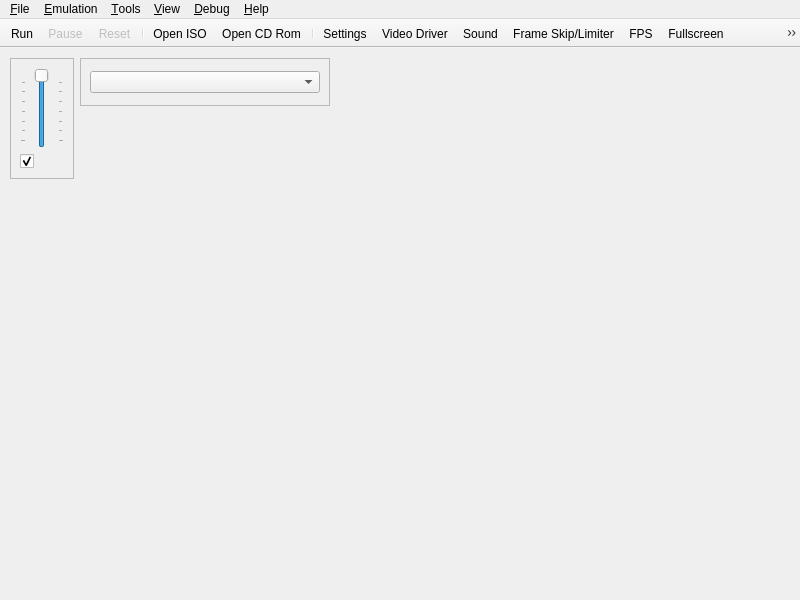
<?xml version="1.0" encoding="UTF-8"?>
<ui version="4.0">
 <class>UIYabause</class>
 <widget class="QMainWindow" name="UIYabause">
  <property name="geometry">
   <rect>
    <x>0</x>
    <y>0</y>
    <width>800</width>
    <height>600</height>
   </rect>
  </property>
  <property name="windowTitle">
   <string notr="true">Yaba Sanshiro</string>
  </property>
  <property name="windowIcon">
   <iconset>
    <normaloff>../../android/app/src/main/res/mipmap-xxxhdpi/ic_launcher.png</normaloff>../../android/app/src/main/res/mipmap-xxxhdpi/ic_launcher.png</iconset>
  </property>
  <property name="iconSize">
   <size>
    <width>16</width>
    <height>16</height>
   </size>
  </property>
  <widget class="QWidget" name="centralwidget">
   <widget class="QFrame" name="fSound">
    <property name="geometry">
     <rect>
      <x>10</x>
      <y>10</y>
      <width>64</width>
      <height>121</height>
     </rect>
    </property>
    <property name="sizePolicy">
     <sizepolicy hsizetype="Maximum" vsizetype="Fixed">
      <horstretch>0</horstretch>
      <verstretch>0</verstretch>
     </sizepolicy>
    </property>
    <property name="frameShape">
     <enum>QFrame::Shape::StyledPanel</enum>
    </property>
    <property name="frameShadow">
     <enum>QFrame::Shadow::Sunken</enum>
    </property>
    <layout class="QVBoxLayout">
     <item>
      <widget class="QSlider" name="sVolume">
       <property name="sizePolicy">
        <sizepolicy hsizetype="Expanding" vsizetype="Expanding">
         <horstretch>0</horstretch>
         <verstretch>0</verstretch>
        </sizepolicy>
       </property>
       <property name="toolTip">
        <string>Volume</string>
       </property>
       <property name="maximum">
        <number>100</number>
       </property>
       <property name="value">
        <number>100</number>
       </property>
       <property name="orientation">
        <enum>Qt::Orientation::Vertical</enum>
       </property>
       <property name="tickPosition">
        <enum>QSlider::TickPosition::TicksBothSides</enum>
       </property>
       <property name="tickInterval">
        <number>15</number>
       </property>
      </widget>
     </item>
     <item>
      <widget class="QCheckBox" name="cbSound">
       <property name="toolTip">
        <string>Mute/UnMute Sound</string>
       </property>
       <property name="icon">
        <iconset resource="../resources/resources.qrc">
         <normaloff>:/actions/sound.png</normaloff>:/actions/sound.png</iconset>
       </property>
       <property name="checked">
        <bool>true</bool>
       </property>
      </widget>
     </item>
    </layout>
   </widget>
   <widget class="QFrame" name="fVideoDriver">
    <property name="geometry">
     <rect>
      <x>80</x>
      <y>10</y>
      <width>250</width>
      <height>48</height>
     </rect>
    </property>
    <property name="sizePolicy">
     <sizepolicy hsizetype="Maximum" vsizetype="Fixed">
      <horstretch>0</horstretch>
      <verstretch>0</verstretch>
     </sizepolicy>
    </property>
    <property name="frameShape">
     <enum>QFrame::Shape::StyledPanel</enum>
    </property>
    <property name="frameShadow">
     <enum>QFrame::Shadow::Sunken</enum>
    </property>
    <layout class="QVBoxLayout">
     <item>
      <widget class="QComboBox" name="cbVideoDriver"/>
     </item>
    </layout>
   </widget>
  </widget>
  <widget class="QMenuBar" name="menubar">
   <property name="geometry">
    <rect>
     <x>0</x>
     <y>0</y>
     <width>640</width>
     <height>21</height>
    </rect>
   </property>
   <widget class="QMenu" name="mFile">
    <property name="title">
     <string>&amp;File</string>
    </property>
    <widget class="QMenu" name="mFileSaveState">
     <property name="title">
      <string>S&amp;ave State</string>
     </property>
     <property name="icon">
      <iconset resource="../resources/resources.qrc">
       <normaloff>:/actions/icons/actions/save_state.png</normaloff>:/actions/icons/actions/save_state.png</iconset>
     </property>
     <addaction name="actionTo_Cloud"/>
     <addaction name="separator"/>
     <addaction name="aFileSaveStateAs"/>
     <addaction name="separator"/>
     <addaction name="aFileSaveState0"/>
     <addaction name="aFileSaveState1"/>
     <addaction name="aFileSaveState2"/>
     <addaction name="aFileSaveState3"/>
     <addaction name="aFileSaveState4"/>
     <addaction name="aFileSaveState5"/>
     <addaction name="aFileSaveState6"/>
     <addaction name="aFileSaveState7"/>
     <addaction name="aFileSaveState8"/>
     <addaction name="aFileSaveState9"/>
    </widget>
    <widget class="QMenu" name="mFileLoadState">
     <property name="title">
      <string>L&amp;oad State</string>
     </property>
     <property name="icon">
      <iconset resource="../resources/resources.qrc">
       <normaloff>:/actions/icons/actions/load_state.png</normaloff>:/actions/icons/actions/load_state.png</iconset>
     </property>
     <addaction name="actionFrom_Cloud"/>
     <addaction name="separator"/>
     <addaction name="aFileLoadStateAs"/>
     <addaction name="separator"/>
     <addaction name="aFileLoadState0"/>
     <addaction name="aFileLoadState1"/>
     <addaction name="aFileLoadState2"/>
     <addaction name="aFileLoadState3"/>
     <addaction name="aFileLoadState4"/>
     <addaction name="aFileLoadState5"/>
     <addaction name="aFileLoadState6"/>
     <addaction name="aFileLoadState7"/>
     <addaction name="aFileLoadState8"/>
     <addaction name="aFileLoadState9"/>
    </widget>
    <addaction name="aFileSettings"/>
    <addaction name="separator"/>
    <addaction name="actionGame_Browser"/>
    <addaction name="aFileOpenISO"/>
    <addaction name="aFileOpenCDRom"/>
    <addaction name="aFileOpenSSF"/>
    <addaction name="actionOpen_Tray"/>
    <addaction name="separator"/>
    <addaction name="mFileSaveState"/>
    <addaction name="mFileLoadState"/>
    <addaction name="separator"/>
    <addaction name="aFileScreenshot"/>
    <addaction name="separator"/>
    <addaction name="aFileQuit"/>
    <addaction name="separator"/>
    <addaction name="aFileAndroid"/>
    <addaction name="aFileiOS"/>
   </widget>
   <widget class="QMenu" name="mView">
    <property name="title">
     <string>&amp;View</string>
    </property>
    <widget class="QMenu" name="mViewLayer">
     <property name="title">
      <string>&amp;Layer</string>
     </property>
     <property name="icon">
      <iconset resource="../resources/resources.qrc">
       <normaloff>:/actions/icons/actions/layer.png</normaloff>:/actions/icons/actions/layer.png</iconset>
     </property>
     <addaction name="aViewLayerVdp1"/>
     <addaction name="aViewLayerNBG0"/>
     <addaction name="aViewLayerNBG1"/>
     <addaction name="aViewLayerNBG2"/>
     <addaction name="aViewLayerNBG3"/>
     <addaction name="aViewLayerRBG0"/>
    </widget>
    <addaction name="aViewFPS"/>
    <addaction name="mViewLayer"/>
    <addaction name="aViewFullscreen"/>
    <addaction name="aViewLog"/>
   </widget>
   <widget class="QMenu" name="mViewDebug">
    <property name="enabled">
     <bool>true</bool>
    </property>
    <property name="title">
     <string>&amp;Debug</string>
    </property>
    <addaction name="aViewDebugMSH2"/>
    <addaction name="aViewDebugSSH2"/>
    <addaction name="aViewDebugVDP1"/>
    <addaction name="aViewDebugVDP2"/>
    <addaction name="aViewDebugM68K"/>
    <addaction name="aViewDebugSCUDSP"/>
    <addaction name="aViewDebugSCSP"/>
    <addaction name="aViewDebugSCSPChan"/>
    <addaction name="aViewDebugSCSPDSP"/>
    <addaction name="separator"/>
    <addaction name="aViewDebugMemoryEditor"/>
    <addaction name="separator"/>
    <addaction name="aTraceLogging"/>
   </widget>
   <widget class="QMenu" name="mHelp">
    <property name="title">
     <string>&amp;Help</string>
    </property>
    <addaction name="aHelpReport"/>
    <addaction name="aHelpCompatibilityList"/>
    <addaction name="aHelpAbout"/>
   </widget>
   <widget class="QMenu" name="mTools">
    <property name="title">
     <string>&amp;Tools</string>
    </property>
    <addaction name="actionOpen_web_interface"/>
    <addaction name="aToolsBackupManager"/>
    <addaction name="aToolsCheatsList"/>
    <addaction name="aToolsCheatSearch"/>
    <addaction name="aToolsTransfer"/>
   </widget>
   <widget class="QMenu" name="mEmulation">
    <property name="title">
     <string>&amp;Emulation</string>
    </property>
    <addaction name="aEmulationRun"/>
    <addaction name="aEmulationPause"/>
    <addaction name="aEmulationReset"/>
    <addaction name="separator"/>
    <addaction name="aEmulationFrameSkipLimiter"/>
    <addaction name="actionRecord"/>
    <addaction name="actionPlay"/>
   </widget>
   <addaction name="mFile"/>
   <addaction name="mEmulation"/>
   <addaction name="mTools"/>
   <addaction name="mView"/>
   <addaction name="mViewDebug"/>
   <addaction name="mHelp"/>
  </widget>
  <widget class="QToolBar" name="toolBar">
   <property name="windowTitle">
    <string>toolBar</string>
   </property>
   <property name="movable">
    <bool>false</bool>
   </property>
   <property name="iconSize">
    <size>
     <width>24</width>
     <height>24</height>
    </size>
   </property>
   <property name="floatable">
    <bool>true</bool>
   </property>
   <attribute name="toolBarArea">
    <enum>TopToolBarArea</enum>
   </attribute>
   <attribute name="toolBarBreak">
    <bool>false</bool>
   </attribute>
   <addaction name="aEmulationRun"/>
   <addaction name="aEmulationPause"/>
   <addaction name="aEmulationReset"/>
   <addaction name="separator"/>
   <addaction name="aFileOpenISO"/>
   <addaction name="aFileOpenCDRom"/>
   <addaction name="separator"/>
   <addaction name="aFileSettings"/>
   <addaction name="aVideoDriver"/>
   <addaction name="aSound"/>
   <addaction name="aEmulationFrameSkipLimiter"/>
   <addaction name="aViewFPS"/>
   <addaction name="aViewFullscreen"/>
   <addaction name="aFileScreenshot"/>
   <addaction name="separator"/>
   <addaction name="aToolsBackupManager"/>
   <addaction name="aToolsCheatsList"/>
   <addaction name="separator"/>
   <addaction name="aFileQuit"/>
   <addaction name="aHelpAbout"/>
   <addaction name="actionAndroid"/>
   <addaction name="actioniOS"/>
  </widget>
  <action name="aFileQuit">
   <property name="icon">
    <iconset resource="../resources/resources.qrc">
     <normaloff>:/actions/icons/actions/quit.png</normaloff>:/actions/icons/actions/quit.png</iconset>
   </property>
   <property name="text">
    <string>&amp;Quit</string>
   </property>
   <property name="shortcut">
    <string>Ctrl+Q</string>
   </property>
  </action>
  <action name="aYabauseStart">
   <property name="text">
    <string>Start</string>
   </property>
  </action>
  <action name="aYabauseStop">
   <property name="text">
    <string>Stop</string>
   </property>
  </action>
  <action name="aFileSettings">
   <property name="icon">
    <iconset resource="../resources/resources.qrc">
     <normaloff>:/actions/icons/actions/settings.png</normaloff>:/actions/icons/actions/settings.png</iconset>
   </property>
   <property name="text">
    <string>&amp;Settings...</string>
   </property>
   <property name="shortcut">
    <string>Ctrl+S</string>
   </property>
  </action>
  <action name="aEmulationRun">
   <property name="icon">
    <iconset resource="../resources/resources.qrc">
     <normaloff>:/actions/icons/actions/play.png</normaloff>:/actions/icons/actions/play.png</iconset>
   </property>
   <property name="text">
    <string>R&amp;un</string>
   </property>
   <property name="shortcut">
    <string>F1</string>
   </property>
  </action>
  <action name="aEmulationPause">
   <property name="enabled">
    <bool>false</bool>
   </property>
   <property name="icon">
    <iconset resource="../resources/resources.qrc">
     <normaloff>:/actions/icons/actions/pause.png</normaloff>:/actions/icons/actions/pause.png</iconset>
   </property>
   <property name="text">
    <string>&amp;Pause</string>
   </property>
   <property name="shortcut">
    <string>F2</string>
   </property>
  </action>
  <action name="aEmulationReset">
   <property name="enabled">
    <bool>false</bool>
   </property>
   <property name="icon">
    <iconset resource="../resources/resources.qrc">
     <normaloff>:/actions/icons/actions/reset.png</normaloff>:/actions/icons/actions/reset.png</iconset>
   </property>
   <property name="text">
    <string>&amp;Reset</string>
   </property>
   <property name="shortcut">
    <string>F3</string>
   </property>
  </action>
  <action name="aToolsTransfer">
   <property name="enabled">
    <bool>true</bool>
   </property>
   <property name="icon">
    <iconset resource="../resources/resources.qrc">
     <normaloff>:/actions/icons/actions/transfert.png</normaloff>:/actions/icons/actions/transfert.png</iconset>
   </property>
   <property name="text">
    <string>&amp;Transfer</string>
   </property>
   <property name="shortcut">
    <string>Ctrl+T</string>
   </property>
  </action>
  <action name="aFileScreenshot">
   <property name="icon">
    <iconset resource="../resources/resources.qrc">
     <normaloff>:/actions/icons/actions/screenshot.png</normaloff>:/actions/icons/actions/screenshot.png</iconset>
   </property>
   <property name="text">
    <string>Sc&amp;reenshot</string>
   </property>
   <property name="shortcut">
    <string>F8</string>
   </property>
  </action>
  <action name="aEmulationFrameSkipLimiter">
   <property name="checkable">
    <bool>true</bool>
   </property>
   <property name="icon">
    <iconset resource="../resources/resources.qrc">
     <normaloff>:/actions/icons/actions/frame_skipping.png</normaloff>:/actions/icons/actions/frame_skipping.png</iconset>
   </property>
   <property name="text">
    <string>&amp;Frame Skip/Limiter</string>
   </property>
   <property name="shortcut">
    <string>F4</string>
   </property>
  </action>
  <action name="aViewFPS">
   <property name="checkable">
    <bool>true</bool>
   </property>
   <property name="icon">
    <iconset resource="../resources/resources.qrc">
     <normaloff>:/actions/icons/actions/fps.png</normaloff>:/actions/icons/actions/fps.png</iconset>
   </property>
   <property name="text">
    <string>F&amp;PS</string>
   </property>
   <property name="iconText">
    <string>FPS</string>
   </property>
   <property name="shortcut">
    <string>F12</string>
   </property>
  </action>
  <action name="aViewLayerVdp1">
   <property name="checkable">
    <bool>true</bool>
   </property>
   <property name="checked">
    <bool>true</bool>
   </property>
   <property name="text">
    <string>Vdp1</string>
   </property>
   <property name="shortcut">
    <string>1</string>
   </property>
  </action>
  <action name="aViewFullscreen">
   <property name="checkable">
    <bool>true</bool>
   </property>
   <property name="icon">
    <iconset resource="../resources/resources.qrc">
     <normaloff>:/actions/fullscreen.png</normaloff>:/actions/fullscreen.png</iconset>
   </property>
   <property name="text">
    <string>&amp;Fullscreen</string>
   </property>
   <property name="shortcut">
    <string>Alt+Return</string>
   </property>
  </action>
  <action name="aViewLog">
   <property name="checkable">
    <bool>true</bool>
   </property>
   <property name="icon">
    <iconset resource="../resources/resources.qrc">
     <normaloff>:/actions/icons/actions/log.png</normaloff>:/actions/icons/actions/log.png</iconset>
   </property>
   <property name="text">
    <string>&amp;Log</string>
   </property>
   <property name="shortcut">
    <string>Ctrl+L</string>
   </property>
  </action>
  <action name="aViewDebugMSH2">
   <property name="icon">
    <iconset resource="../resources/resources.qrc">
     <normaloff>:/actions/icons/actions/debug_cpu.png</normaloff>:/actions/icons/actions/debug_cpu.png</iconset>
   </property>
   <property name="text">
    <string>&amp;Master SH2</string>
   </property>
  </action>
  <action name="aViewDebugSSH2">
   <property name="enabled">
    <bool>true</bool>
   </property>
   <property name="icon">
    <iconset resource="../resources/resources.qrc">
     <normaloff>:/actions/icons/actions/debug_cpu.png</normaloff>:/actions/icons/actions/debug_cpu.png</iconset>
   </property>
   <property name="text">
    <string>&amp;Slave SH2</string>
   </property>
  </action>
  <action name="aViewDebugVDP1">
   <property name="enabled">
    <bool>true</bool>
   </property>
   <property name="icon">
    <iconset resource="../resources/resources.qrc">
     <normaloff>:/actions/icons/actions/debug_cpu.png</normaloff>:/actions/icons/actions/debug_cpu.png</iconset>
   </property>
   <property name="text">
    <string>VDP&amp;1</string>
   </property>
  </action>
  <action name="aViewDebugVDP2">
   <property name="enabled">
    <bool>true</bool>
   </property>
   <property name="icon">
    <iconset resource="../resources/resources.qrc">
     <normaloff>:/actions/icons/actions/debug_cpu.png</normaloff>:/actions/icons/actions/debug_cpu.png</iconset>
   </property>
   <property name="text">
    <string>VDP&amp;2</string>
   </property>
  </action>
  <action name="aViewDebugM68K">
   <property name="enabled">
    <bool>true</bool>
   </property>
   <property name="icon">
    <iconset resource="../resources/resources.qrc">
     <normaloff>:/actions/icons/actions/debug_cpu.png</normaloff>:/actions/icons/actions/debug_cpu.png</iconset>
   </property>
   <property name="text">
    <string>M&amp;68K</string>
   </property>
  </action>
  <action name="aViewDebugSCUDSP">
   <property name="enabled">
    <bool>true</bool>
   </property>
   <property name="icon">
    <iconset resource="../resources/resources.qrc">
     <normaloff>:/actions/icons/actions/debug_cpu.png</normaloff>:/actions/icons/actions/debug_cpu.png</iconset>
   </property>
   <property name="text">
    <string>SCU-&amp;DSP</string>
   </property>
  </action>
  <action name="aViewDebugSCSP">
   <property name="enabled">
    <bool>true</bool>
   </property>
   <property name="icon">
    <iconset resource="../resources/resources.qrc">
     <normaloff>:/actions/icons/actions/debug_cpu.png</normaloff>:/actions/icons/actions/debug_cpu.png</iconset>
   </property>
   <property name="text">
    <string>S&amp;CSP</string>
   </property>
  </action>
  <action name="aViewDebugMemoryTransfer">
   <property name="enabled">
    <bool>true</bool>
   </property>
   <property name="text">
    <string>Memory Transfer</string>
   </property>
  </action>
  <action name="aHelpAbout">
   <property name="icon">
    <iconset resource="../resources/resources.qrc">
     <normaloff>:/actions/icons/actions/about.png</normaloff>:/actions/icons/actions/about.png</iconset>
   </property>
   <property name="text">
    <string>&amp;About...</string>
   </property>
  </action>
  <action name="aViewLayerNBG0">
   <property name="checkable">
    <bool>true</bool>
   </property>
   <property name="checked">
    <bool>true</bool>
   </property>
   <property name="text">
    <string>NBG0</string>
   </property>
   <property name="shortcut">
    <string>2</string>
   </property>
  </action>
  <action name="aViewLayerNBG1">
   <property name="checkable">
    <bool>true</bool>
   </property>
   <property name="checked">
    <bool>true</bool>
   </property>
   <property name="text">
    <string>NBG1</string>
   </property>
   <property name="shortcut">
    <string>3</string>
   </property>
  </action>
  <action name="aViewLayerNBG2">
   <property name="checkable">
    <bool>true</bool>
   </property>
   <property name="checked">
    <bool>true</bool>
   </property>
   <property name="text">
    <string>NBG2</string>
   </property>
   <property name="shortcut">
    <string>4</string>
   </property>
  </action>
  <action name="aViewLayerNBG3">
   <property name="checkable">
    <bool>true</bool>
   </property>
   <property name="checked">
    <bool>true</bool>
   </property>
   <property name="text">
    <string>NBG3</string>
   </property>
   <property name="shortcut">
    <string>5</string>
   </property>
  </action>
  <action name="aViewLayerRBG0">
   <property name="checkable">
    <bool>true</bool>
   </property>
   <property name="checked">
    <bool>true</bool>
   </property>
   <property name="text">
    <string>RBG0</string>
   </property>
   <property name="shortcut">
    <string>6</string>
   </property>
  </action>
  <action name="aFileSaveState1">
   <property name="text">
    <string>Save1</string>
   </property>
   <property name="shortcut">
    <string>Ctrl+1</string>
   </property>
  </action>
  <action name="aFileSaveState2">
   <property name="text">
    <string>Save2</string>
   </property>
   <property name="shortcut">
    <string>Ctrl+2</string>
   </property>
  </action>
  <action name="aFileSaveState3">
   <property name="text">
    <string>Save3</string>
   </property>
   <property name="shortcut">
    <string>Ctrl+3</string>
   </property>
  </action>
  <action name="aFileSaveState4">
   <property name="text">
    <string>Save4</string>
   </property>
   <property name="shortcut">
    <string>Ctrl+4</string>
   </property>
  </action>
  <action name="aFileSaveState5">
   <property name="text">
    <string>Save5</string>
   </property>
   <property name="shortcut">
    <string>Ctrl+5</string>
   </property>
  </action>
  <action name="aFileSaveState6">
   <property name="text">
    <string>Save6</string>
   </property>
   <property name="shortcut">
    <string>Ctrl+6</string>
   </property>
  </action>
  <action name="aFileSaveState7">
   <property name="text">
    <string>Save7</string>
   </property>
   <property name="shortcut">
    <string>Ctrl+7</string>
   </property>
  </action>
  <action name="aFileSaveState8">
   <property name="text">
    <string>Save8</string>
   </property>
   <property name="shortcut">
    <string>Ctrl+8</string>
   </property>
  </action>
  <action name="aFileSaveState9">
   <property name="text">
    <string>Save9</string>
   </property>
   <property name="shortcut">
    <string>Ctrl+9</string>
   </property>
  </action>
  <action name="aFileLoadState1">
   <property name="text">
    <string>Load1</string>
   </property>
   <property name="shortcut">
    <string>Alt+1</string>
   </property>
  </action>
  <action name="aFileLoadState2">
   <property name="text">
    <string>Load2</string>
   </property>
   <property name="shortcut">
    <string>Alt+2</string>
   </property>
  </action>
  <action name="aFileLoadState3">
   <property name="text">
    <string>Load3</string>
   </property>
   <property name="shortcut">
    <string>Alt+3</string>
   </property>
  </action>
  <action name="aFileLoadState4">
   <property name="text">
    <string>Load4</string>
   </property>
   <property name="shortcut">
    <string>Alt+4</string>
   </property>
  </action>
  <action name="aFileLoadState5">
   <property name="text">
    <string>Load5</string>
   </property>
   <property name="shortcut">
    <string>Alt+5</string>
   </property>
  </action>
  <action name="aFileLoadState6">
   <property name="text">
    <string>Load6</string>
   </property>
   <property name="shortcut">
    <string>Alt+6</string>
   </property>
  </action>
  <action name="aFileLoadState7">
   <property name="text">
    <string>Load7</string>
   </property>
   <property name="shortcut">
    <string>Alt+7</string>
   </property>
  </action>
  <action name="aFileLoadState8">
   <property name="text">
    <string>Load8</string>
   </property>
   <property name="shortcut">
    <string>Alt+8</string>
   </property>
  </action>
  <action name="aFileLoadState9">
   <property name="text">
    <string>Load9</string>
   </property>
   <property name="shortcut">
    <string>Alt+9</string>
   </property>
  </action>
  <action name="aFileSaveStateAs">
   <property name="text">
    <string>To File...</string>
   </property>
   <property name="shortcut">
    <string>F9</string>
   </property>
  </action>
  <action name="aFileLoadStateAs">
   <property name="text">
    <string>From File...</string>
   </property>
   <property name="shortcut">
    <string>F5</string>
   </property>
  </action>
  <action name="aToolsCheatsList">
   <property name="icon">
    <iconset resource="../resources/resources.qrc">
     <normaloff>:/actions/icons/actions/cheats.png</normaloff>:/actions/icons/actions/cheats.png</iconset>
   </property>
   <property name="text">
    <string>&amp;Cheats List...</string>
   </property>
   <property name="shortcut">
    <string>Alt+L</string>
   </property>
  </action>
  <action name="aToolsBackupManager">
   <property name="icon">
    <iconset resource="../resources/resources.qrc">
     <normaloff>:/actions/icons/actions/backup_ram.png</normaloff>:/actions/icons/actions/backup_ram.png</iconset>
   </property>
   <property name="text">
    <string>&amp;Backup Manager...</string>
   </property>
   <property name="shortcut">
    <string>Alt+B</string>
   </property>
  </action>
  <action name="aFileOpenISO">
   <property name="icon">
    <iconset resource="../resources/resources.qrc">
     <normaloff>:/actions/icons/actions/iso.png</normaloff>:/actions/icons/actions/iso.png</iconset>
   </property>
   <property name="text">
    <string>Open &amp;ISO...</string>
   </property>
   <property name="shortcut">
    <string>Ctrl+I</string>
   </property>
  </action>
  <action name="aFileOpenCDRom">
   <property name="icon">
    <iconset resource="../resources/resources.qrc">
     <normaloff>:/actions/icons/actions/cd.png</normaloff>:/actions/icons/actions/cd.png</iconset>
   </property>
   <property name="text">
    <string>Open &amp;CD Rom...</string>
   </property>
   <property name="shortcut">
    <string>Ctrl+C</string>
   </property>
  </action>
  <action name="aHelpReport">
   <property name="icon">
    <iconset resource="../resources/resources.qrc">
     <normaloff>:/actions/icons/actions/compatibility.png</normaloff>:/actions/icons/actions/compatibility.png</iconset>
   </property>
   <property name="text">
    <string>Bug report</string>
   </property>
   <property name="statusTip">
    <string>https://github.com/devmiyax/yabause/issues</string>
   </property>
  </action>
  <action name="aHelpCompatibilityList">
   <property name="icon">
    <iconset resource="../resources/resources.qrc">
     <normaloff>:/actions/icons/actions/compatibility.png</normaloff>:/actions/icons/actions/compatibility.png</iconset>
   </property>
   <property name="text">
    <string>Compatibility List</string>
   </property>
   <property name="statusTip">
    <string>http://www.uoyabause.org/games</string>
   </property>
  </action>
  <action name="aSound">
   <property name="icon">
    <iconset resource="../resources/resources.qrc">
     <normaloff>:/actions/sound.png</normaloff>:/actions/sound.png</iconset>
   </property>
   <property name="text">
    <string>Sound...</string>
   </property>
  </action>
  <action name="aVideoDriver">
   <property name="icon">
    <iconset resource="../resources/resources.qrc">
     <normaloff>:/actions/icons/actions/video.png</normaloff>:/actions/icons/actions/video.png</iconset>
   </property>
   <property name="text">
    <string>Video Driver</string>
   </property>
  </action>
  <action name="aFileSaveState0">
   <property name="text">
    <string>Save0</string>
   </property>
   <property name="shortcut">
    <string>Ctrl+0</string>
   </property>
  </action>
  <action name="aFileLoadState0">
   <property name="text">
    <string>Load0</string>
   </property>
   <property name="shortcut">
    <string>Alt+0</string>
   </property>
  </action>
  <action name="aViewDebugMemoryEditor">
   <property name="enabled">
    <bool>true</bool>
   </property>
   <property name="icon">
    <iconset resource="../resources/resources.qrc">
     <normaloff>:/actions/icons/actions/debug_cpu.png</normaloff>:/actions/icons/actions/debug_cpu.png</iconset>
   </property>
   <property name="text">
    <string>Memory &amp;Editor</string>
   </property>
  </action>
  <action name="aToolsCheatSearch">
   <property name="icon">
    <iconset resource="../resources/resources.qrc">
     <normaloff>:/actions/icons/actions/cheat_search.png</normaloff>:/actions/icons/actions/cheat_search.png</iconset>
   </property>
   <property name="text">
    <string>Cheat &amp;Search...</string>
   </property>
   <property name="shortcut">
    <string>Alt+S</string>
   </property>
  </action>
  <action name="aViewDebugSCSPDSP">
   <property name="icon">
    <iconset resource="../resources/resources.qrc">
     <normaloff>:/actions/icons/actions/debug_cpu.png</normaloff>:/actions/icons/actions/debug_cpu.png</iconset>
   </property>
   <property name="text">
    <string>SCSP DSP</string>
   </property>
  </action>
  <action name="aTraceLogging">
   <property name="checkable">
    <bool>true</bool>
   </property>
   <property name="checked">
    <bool>false</bool>
   </property>
   <property name="text">
    <string>Trace Logging</string>
   </property>
  </action>
  <action name="aViewDebugSCSPChan">
   <property name="text">
    <string>SCSP Channels</string>
   </property>
  </action>
  <action name="aFileOpenSSF">
   <property name="text">
    <string>Open SSF</string>
   </property>
  </action>
  <action name="actionOpen_Tray">
   <property name="text">
    <string>Open&amp;Tray</string>
   </property>
   <property name="toolTip">
    <string>Open Tray</string>
   </property>
  </action>
  <action name="actionAndroid">
   <property name="icon">
    <iconset resource="../resources/resources.qrc">
     <normaloff>:/actions/icons/actions/android-head_flat.png</normaloff>:/actions/icons/actions/android-head_flat.png</iconset>
   </property>
   <property name="text">
    <string>Android</string>
   </property>
   <property name="toolTip">
    <string>Android</string>
   </property>
  </action>
  <action name="actionOpen_web_interface">
   <property name="icon">
    <iconset resource="../resources/resources.qrc">
     <normaloff>:/actions/verified_user.png</normaloff>:/actions/verified_user.png</iconset>
   </property>
   <property name="text">
    <string>Sign In/Out</string>
   </property>
   <property name="statusTip">
    <string>https://uoyabause.firebaseapp.com/</string>
   </property>
  </action>
  <action name="actionTo_Cloud">
   <property name="icon">
    <iconset resource="../resources/resources.qrc">
     <normaloff>:/actions/cloud_upload.png</normaloff>:/actions/cloud_upload.png</iconset>
   </property>
   <property name="text">
    <string>To Cloud</string>
   </property>
   <property name="shortcut">
    <string>Shift+F9</string>
   </property>
  </action>
  <action name="actionFrom_Cloud">
   <property name="icon">
    <iconset resource="../resources/resources.qrc">
     <normaloff>:/actions/cloud_download.png</normaloff>:/actions/cloud_download.png</iconset>
   </property>
   <property name="text">
    <string>From Cloud</string>
   </property>
   <property name="shortcut">
    <string>Shift+F5</string>
   </property>
  </action>
  <action name="actionRecord">
   <property name="text">
    <string>Record</string>
   </property>
  </action>
  <action name="actionPlay">
   <property name="text">
    <string>Play</string>
   </property>
  </action>
  <action name="actionGame_Browser">
   <property name="text">
    <string>Game Browser</string>
   </property>
  </action>
  <action name="actioniOS">
   <property name="icon">
    <iconset resource="../resources/resources.qrc">
     <normaloff>:/actions/icons/actions/Apple_iOS_logo.svg.png</normaloff>:/actions/icons/actions/Apple_iOS_logo.svg.png</iconset>
   </property>
   <property name="text">
    <string>iOS</string>
   </property>
   <property name="toolTip">
    <string>iOS</string>
   </property>
   <property name="menuRole">
    <enum>QAction::MenuRole::NoRole</enum>
   </property>
  </action>
  <action name="aFileAndroid">
   <property name="icon">
    <iconset resource="../resources/resources.qrc">
     <normaloff>:/actions/icons/actions/android-head_flat.png</normaloff>:/actions/icons/actions/android-head_flat.png</iconset>
   </property>
   <property name="text">
    <string>Android</string>
   </property>
  </action>
  <action name="aFileiOS">
   <property name="icon">
    <iconset resource="../resources/resources.qrc">
     <normaloff>:/actions/icons/actions/Apple_iOS_logo.svg.png</normaloff>:/actions/icons/actions/Apple_iOS_logo.svg.png</iconset>
   </property>
   <property name="text">
    <string>iOS</string>
   </property>
  </action>
 </widget>
 <resources>
  <include location="../resources/resources.qrc"/>
 </resources>
 <connections>
  <connection>
   <sender>aFileQuit</sender>
   <signal>triggered()</signal>
   <receiver>UIYabause</receiver>
   <slot>close()</slot>
   <hints>
    <hint type="sourcelabel">
     <x>-1</x>
     <y>-1</y>
    </hint>
    <hint type="destinationlabel">
     <x>159</x>
     <y>119</y>
    </hint>
   </hints>
  </connection>
 </connections>
</ui>
